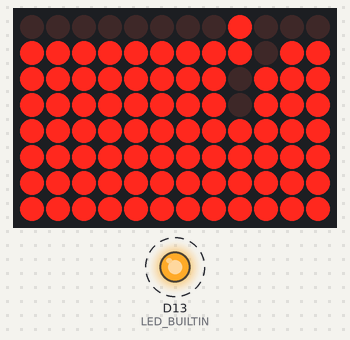
Bench run of a sketch on a simulated Arduino Uno R4 WiFi. On the bench: 12×8 LED matrix, output pins drawn as LEDs (lit = HIGH). Dashed ring = blinking.

Above: at 2.95 s.
At 3.78 s:
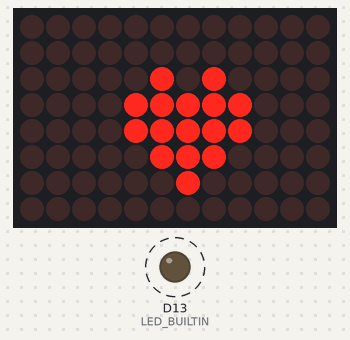
At 4.3 s:
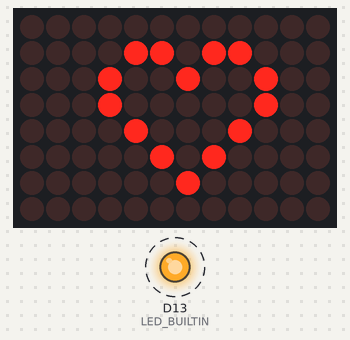
At 8.1 s:
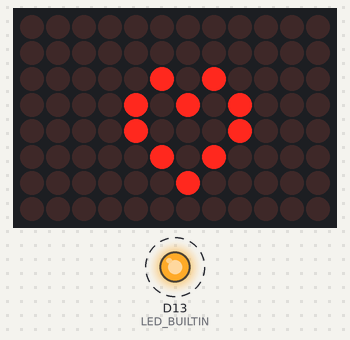
Timing chart, 0 to 40.0 s (numbered marks = the images above):
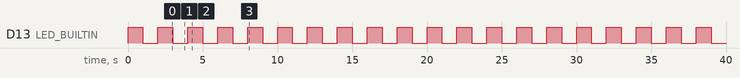

Measured:
- by itself, D13 (LED_BUILTIN): alternates HIGH for 1.0 s and LOW for 1.0 s
- by itself, everything shown: repeats every 10.0 s, in 62 steps
- what the display in image 1 shows lasts 0.4 s, from 3.6 s to 4.0 s
- what the display in image 2 shows lasts 0.8 s, from 4.2 s to 5.0 s

The sketch:

MatrixIntroLoop.ino
```cpp
/*
  Heart Animation Sketch

  This is the default sketch that comes
  shipped with every UNO R4 WiFi board,
  but modified to loop!

  The animation loops every 5 seconds, while
  the built-in LED blinks indefinately.

  created 26 Jun 2023
  by Martino Facchin

  updated to loop animation every 5 seconds 14 Aug 2023
  by Patrick Waugh
*/

// include the LED Matrix library from the Uno R4 core:
#include "Arduino_LED_Matrix.h"
// make an instance of the library:
ArduinoLEDMatrix matrix;
//include the "animation.h" header file that stores the frames for the animation
#include "animation.h"

void setup() {
  pinMode(LED_BUILTIN, OUTPUT);

  Serial.begin(115200);
  matrix.loadSequence(frames);
  matrix.begin();
}

void loop() {
  // Run the animation, then blink during 10 second pause.  Repeat.
  //matrix.autoscroll(300);
  matrix.play(true);

  for (int i = 0; i < 5; i++) {
    digitalWrite(LED_BUILTIN, HIGH);
    delay(1000);
    digitalWrite(LED_BUILTIN, LOW);
    delay(1000);
  }
}
```

animation.h
```cpp
#include <stdint.h>
const unsigned long frames[][4] = {
  {
    0xe0000000,
    0x0,
    0x0,
    66
  },
  {
    0x400e0000,
    0x0,
    0x0,
    66
  },
  {
    0x400e0,
    0x0,
    0x0,
    66
  },
  {
    0x40,
    0xe000000,
    0x0,
    66
  },
  {
    0x3000000,
    0x400e000,
    0x0,
    66
  },
  {
    0x3003000,
    0x400e,
    0x0,
    66
  },
  {
    0x3003,
    0x4,
    0xe00000,
    66
  },
  {
    0x3,
    0x300000,
    0x400e00,
    66
  },
  {
    0x0,
    0x300300,
    0x400e00,
    66
  },
  {
    0x1c000000,
    0x300,
    0x30400e00,
    66
  },
  {
    0x401c000,
    0x0,
    0x30430e00,
    66
  },
  {
    0x401c,
    0x0,
    0x430e30,
    66
  },
  {
    0x4,
    0x1c00000,
    0x430e30,
    66
  },
  {
    0x0,
    0x401c00,
    0x430e30,
    66
  },
  {
    0x800000,
    0x401,
    0xc0430e30,
    66
  },
  {
    0x800800,
    0x0,
    0x405f0e30,
    66
  },
  {
    0x800800,
    0x80000000,
    0x470ff0,
    66
  },
  {
    0x800800,
    0x80080000,
    0x470ff0,
    66
  },
  {
    0x800,
    0x80080080,
    0x470ff0,
    66
  },
  {
    0x38000000,
    0x80080080,
    0x8470ff0,
    66
  },
  {
    0x10038000,
    0x80080,
    0x8478ff0,
    66
  },
  {
    0x10038,
    0x80,
    0x8478ff8,
    66
  },
  {
    0x700010,
    0x3800080,
    0x8478ff8,
    66
  },
  {
    0x400700,
    0x1003880,
    0x8478ff8,
    66
  },
  {
    0x400,
    0x70001083,
    0x88478ff8,
    66
  },
  {
    0xf000000,
    0x40070081,
    0x87f8ff8,
    66
  },
  {
    0xf000,
    0x400f1,
    0x87f8ff8,
    66
  },
  {
    0x8000000f,
    0xc1,
    0xf7f8ff8,
    66
  },
  {
    0xc0080000,
    0xf00081,
    0xc7ffff8,
    66
  },
  {
    0x400c0080,
    0xf81,
    0x87fcfff,
    66
  },
  {
    0x3400c0,
    0x8000081,
    0xf87fcfff,
    66
  },
  {
    0x20200340,
    0xc008081,
    0xf87fcfff,
    66
  },
  {
    0x38220200,
    0x3400c089,
    0xf87fcfff,
    66
  },
  {
    0x38220,
    0x2003408d,
    0xf8ffcfff,
    66
  },
  {
    0x86100038,
    0x220240bd,
    0xf8ffcfff,
    66
  },
  {
    0xec186100,
    0x38260ad,
    0xfbffcfff,
    66
  },
  {
    0x3ec186,
    0x100078af,
    0xfaffffff,
    66
  },
  {
    0x114003ec,
    0x186178af,
    0xfaffffff,
    66
  },
  {
    0x3b411400,
    0x3ec1febf,
    0xfaffffff,
    66
  },
  {
    0x143b411,
    0x4ec3febf,
    0xfbffffff,
    66
  },
  {
    0xc040143b,
    0x4fd7febf,
    0xfbffffff,
    66
  },
  {
    0xc60c0439,
    0x4ff7ffff,
    0xfbffffff,
    66
  },
  {
    0x33c60f9,
    0x4ff7ffff,
    0xffffffff,
    66
  },
  {
    0x3cbc33ff,
    0x4ff7ffff,
    0xffffffff,
    66
  },
  {
    0x8ffbff,
    0x7ff7ffff,
    0xffffffff,
    66
  },
  {
    0xf0cffbff,
    0xfff7ffff,
    0xffffffff,
    66
  },
  {
    0xfe1fffff,
    0xffffffff,
    0xffffffff,
    66
  },
  {
    0xffffffff,
    0xffffffff,
    0xffffffff,
    66
  },
  {
    0x7fffffff,
    0xffffffff,
    0xfffff7ff,
    66
  },
  {
    0x3fe7ffff,
    0xffffffff,
    0xff7ff3fe,
    66
  },
  {
    0x1fc3fe7f,
    0xfffffff7,
    0xff3fe1fc,
    66
  },
  {
    0xf81fc3f,
    0xe7ff7ff3,
    0xfe1fc0f8,
    66
  },
  {
    0x500f81f,
    0xc3fe3fe1,
    0xfc0f8070,
    66
  },
  {
    0x500f,
    0x81fc1fc0,
    0xf8070020,
    66
  },
  {
    0x5,
    0xf80f80,
    0x70020000,
    66
  },
  {
    0x5,
    0xa80880,
    0x50020000,
    600
  },
  {
    0xd812,
    0x41040880,
    0x50020000,
    200
  },
  {
    0x5,
    0xa80880,
    0x50020000,
    0xFFFFFFFF
  }
};
```
